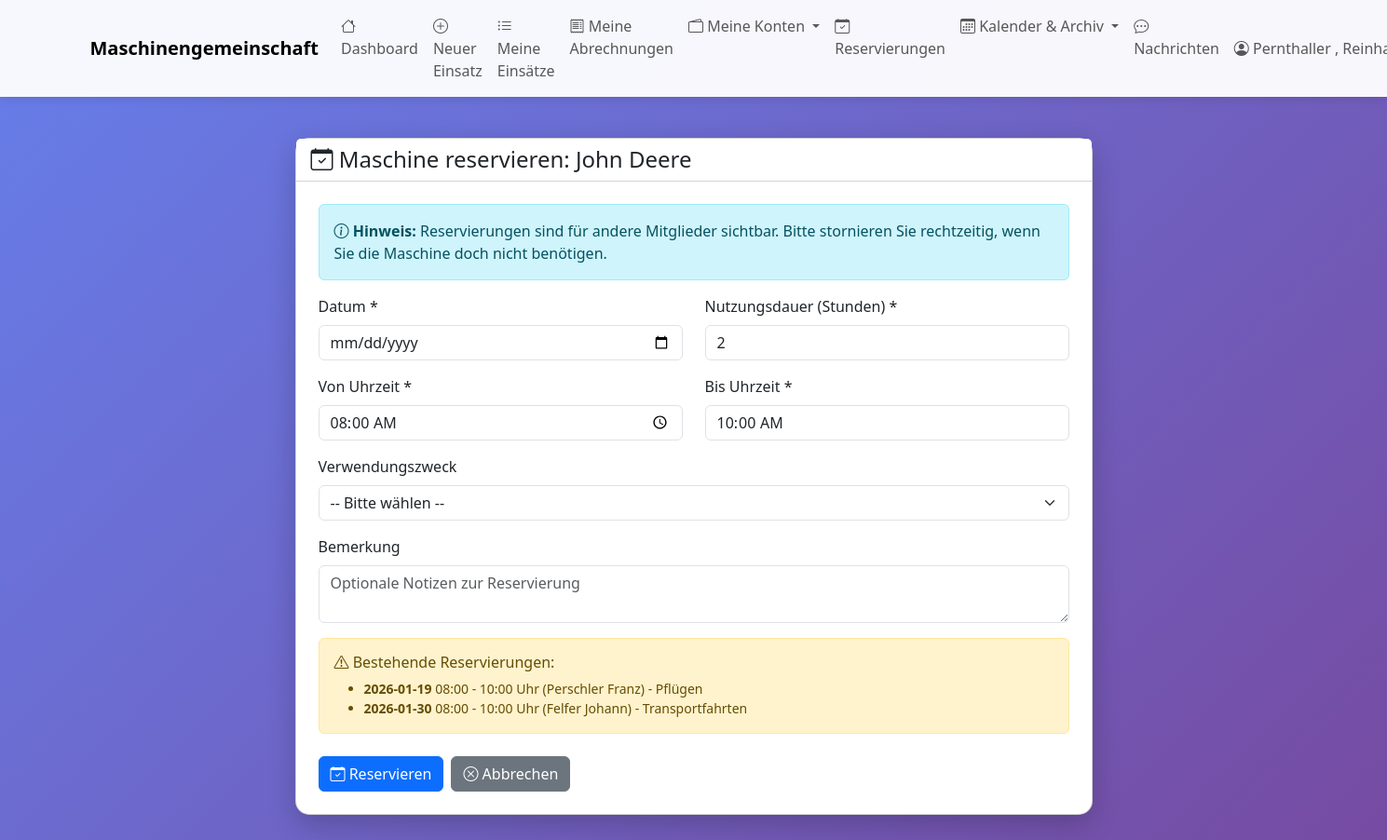
Before: /maschine/1/reservieren (signed in) with the older database file.
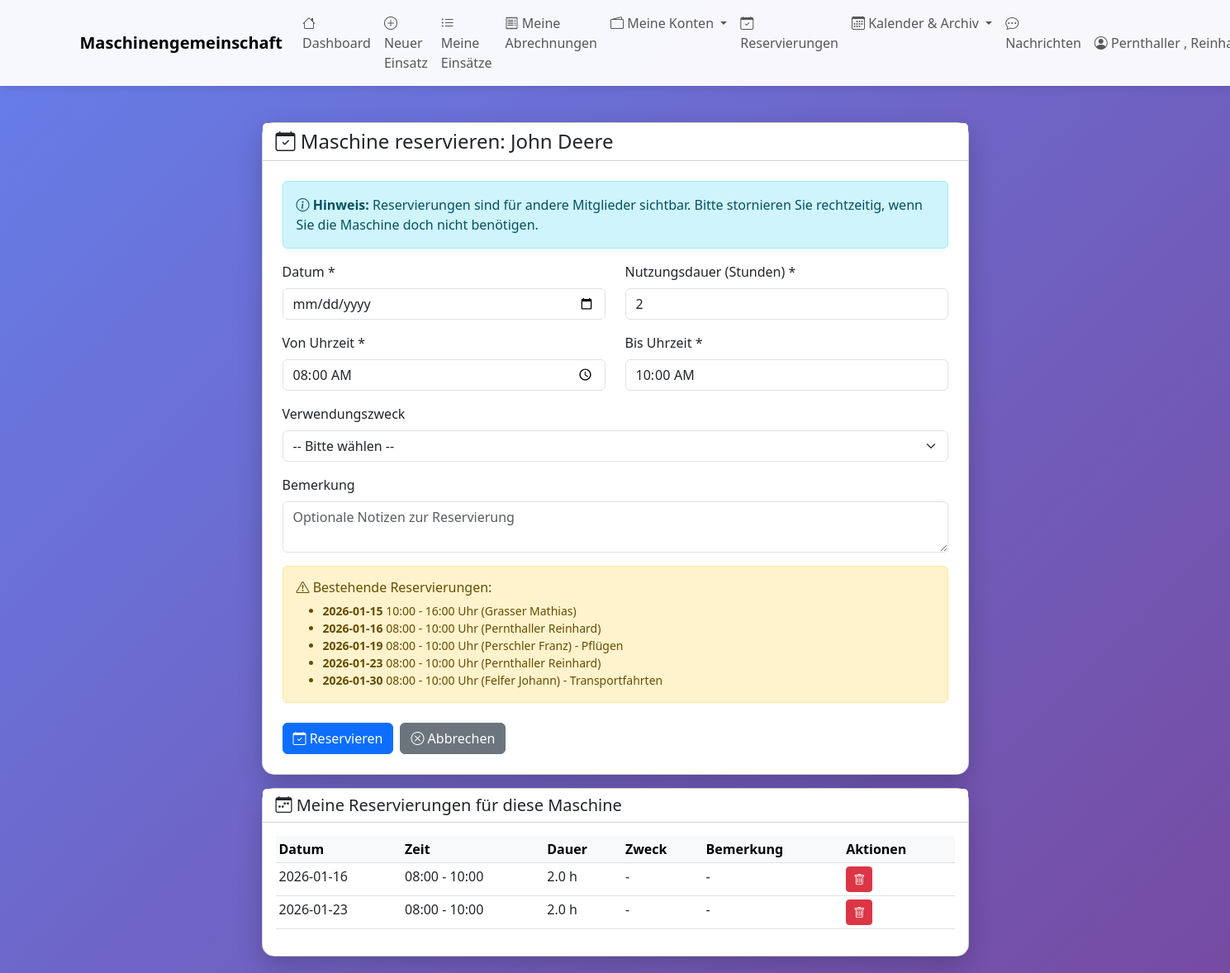
After: the same page with the newer database file.
### tables this page shows
CREATE TABLE maschinen_reservierungen (
                id INTEGER PRIMARY KEY AUTOINCREMENT,
                maschine_id INTEGER NOT NULL,
                benutzer_id INTEGER NOT NULL,
                datum DATE NOT NULL,
                uhrzeit_von TIME NOT NULL,
                uhrzeit_bis TIME NOT NULL,
                nutzungsdauer_stunden REAL NOT NULL,
                zweck TEXT,
                bemerkung TEXT,
                status TEXT DEFAULT 'aktiv',
                erstellt_am TIMESTAMP DEFAULT CURRENT_TIMESTAMP,
                geaendert_am TIMESTAMP DEFAULT CURRENT_TIMESTAMP,
                FOREIGN KEY (maschine_id) REFERENCES maschinen(id) ON DELETE CASCADE,
                FOREIGN KEY (benutzer_id) REFERENCES benutzer(id) ON DELETE CASCADE
            );

### web_app.py (the view, shortened to what this page needs)
@app.route('/maschine/<int:maschine_id>/reservieren', methods=['GET', 'POST'])
@login_required
def maschine_reservieren(maschine_id):
    from datetime import datetime, timedelta
    archiviere_abgelaufene_reservierungen()
    with MaschinenDBContext(DB_PATH) as db:
        cursor = db.connection.cursor()
        maschine = db.get_maschine_by_id(maschine_id)
        einsatzzwecke = db.get_all_einsatzzwecke()
        cursor.execute("""
            SELECT r.*, b.name || ' ' || COALESCE(b.vorname, '') as benutzer_name
            FROM maschinen_reservierungen r
            JOIN benutzer b ON r.benutzer_id = b.id
            WHERE r.maschine_id = ?
              AND r.datum >= date('now')
              AND r.status = 'aktiv'
            ORDER BY r.datum, r.uhrzeit_von
        """, (maschine_id,))
        columns = [desc[0] for desc in cursor.description]
        reservierungen = [dict(zip(columns, row)) for row in cursor.fetchall()]
        cursor.execute("""
            SELECT * FROM maschinen_reservierungen
            WHERE maschine_id = ?
              AND benutzer_id = ?
              AND datum >= date('now')
              AND status = 'aktiv'
            ORDER BY datum, uhrzeit_von
        """, (maschine_id, session['benutzer_id']))
        columns = [desc[0] for desc in cursor.description]
        meine_reservierungen = [dict(zip(columns, row)) for row in cursor.fetchall()]
    return render_template('maschine_reservieren.html',
                         maschine=maschine,
                         einsatzzwecke=einsatzzwecke,
                         reservierungen=reservierungen,
                         meine_reservierungen=meine_reservierungen,
                         heute=datetime.now().strftime('%Y-%m-%d'))

### database.py (called while the page is built)
    def connect(self):
        self.connection = sqlite3.connect(self.db_path)
        self.connection.row_factory = sqlite3.Row
        self.cursor = self.connection.cursor()

    def close(self):
        if self.connection:
            self.connection.close()

    def get_maschine(self, maschine_id: int) -> Optional[Dict]:
        sql = "SELECT * FROM maschinen WHERE id = ?"
        self.cursor.execute(sql, (maschine_id,))
        row = self.cursor.fetchone()
        return dict(row) if row else None

    def get_maschine_by_id(self, maschine_id: int) -> Optional[Dict]:
        return self.get_maschine(maschine_id)

    def get_all_einsatzzwecke(self, nur_aktive: bool = True) -> List[Dict]:
        sql = "SELECT * FROM einsatzzwecke"
        if nur_aktive:
            sql += " WHERE aktiv = 1"
        sql += " ORDER BY bezeichnung"
        self.cursor.execute(sql)
        return [dict(row) for row in self.cursor.fetchall()]

    def __enter__(self):
        self.connect()
        return self

### templates/maschine_reservieren.html (shortened to what the changed rows need)
{% extends "base.html" %}
{% block content %}
<div class="row mt-4">
    <div class="col-md-8 mx-auto">
        <div class="card">
            <div class="card-body p-4">
                <form method="POST" action="{{ url_for('maschine_reservieren', maschine_id=maschine.id) }}" id="reservierungsForm">
                    {% if reservierungen %}
                    <div class="alert alert-warning mt-3">
                        <ul class="mb-0 small">
                            {% for res in reservierungen %}
                            <li>
                                <strong>{{ res.datum }}</strong>
                                {{ res.uhrzeit_von }} - {{ res.uhrzeit_bis }} Uhr
                                ({{ res.benutzer_name }})
                                {% if res.zweck %}- {{ res.zweck }}{% endif %}
                            </li>
                            {% endfor %}
                        </ul>
                    </div>
                    {% endif %}
                </form>
            </div>
        </div>
        {% if meine_reservierungen %}
        <div class="card mt-3">
            <div class="card-header bg-white">
                <h5 class="mb-0">
                    <i class="bi bi-calendar-week"></i> Meine Reservierungen für diese Maschine
                </h5>
            </div>
            <div class="card-body">
                <div class="table-responsive">
                    <table class="table table-sm">
                        <thead class="table-light">
                            <tr>
                                <th>Datum</th>
                                <th>Zeit</th>
                                <th>Dauer</th>
                                <th>Zweck</th>
                                <th>Bemerkung</th>
                                <th>Aktionen</th>
                            </tr>
                        </thead>
                        <tbody>
                            {% for res in meine_reservierungen %}
                            <tr>
                                <td>{{ res.datum }}</td>
                                <td>{{ res.uhrzeit_von }} - {{ res.uhrzeit_bis }}</td>
                                <td>{{ res.nutzungsdauer_stunden }} h</td>
                                <td>{{ res.zweck or '-' }}</td>
                                <td>{{ res.bemerkung or '-' }}</td>
                                <td>
                                    <form method="POST" action="{{ url_for('reservierung_stornieren', reservierung_id=res.id) }}"
                                          style="display: inline;" onsubmit="return confirm('Reservierung wirklich stornieren?');">
                                        <button type="submit" class="btn btn-sm btn-danger" title="Stornieren">
                                            <i class="bi bi-trash"></i>
                                        </button>
                                    </form>
                                </td>
                            </tr>
                            {% endfor %}
                        </tbody>
                    </table>
                </div>
            </div>
        </div>
        {% endif %}
    </div>
</div>
{% endblock %}

Changed rows visible on the page:
added maschinen_reservierungen: datum "2026-01-15", uhrzeit_von "10:00", uhrzeit_bis "16:00", benutzer_name "Grasser Mathias", shown under "Bestehende Reservierungen:"
added maschinen_reservierungen: datum "2026-01-16", uhrzeit_von "08:00", uhrzeit_bis "10:00", benutzer_name "Pernthaller Reinhard", nutzungsdauer_stunden "2.0", zweck "-", bemerkung "-"
added maschinen_reservierungen: datum "2026-01-23", uhrzeit_von "08:00", uhrzeit_bis "10:00", benutzer_name "Pernthaller Reinhard", nutzungsdauer_stunden "2.0", zweck "-", bemerkung "-"
Other visible differences:
text now shown: "Meine Reservierungen für diese Maschine Datum Zeit Dauer Zweck Bemerkung Aktionen"
